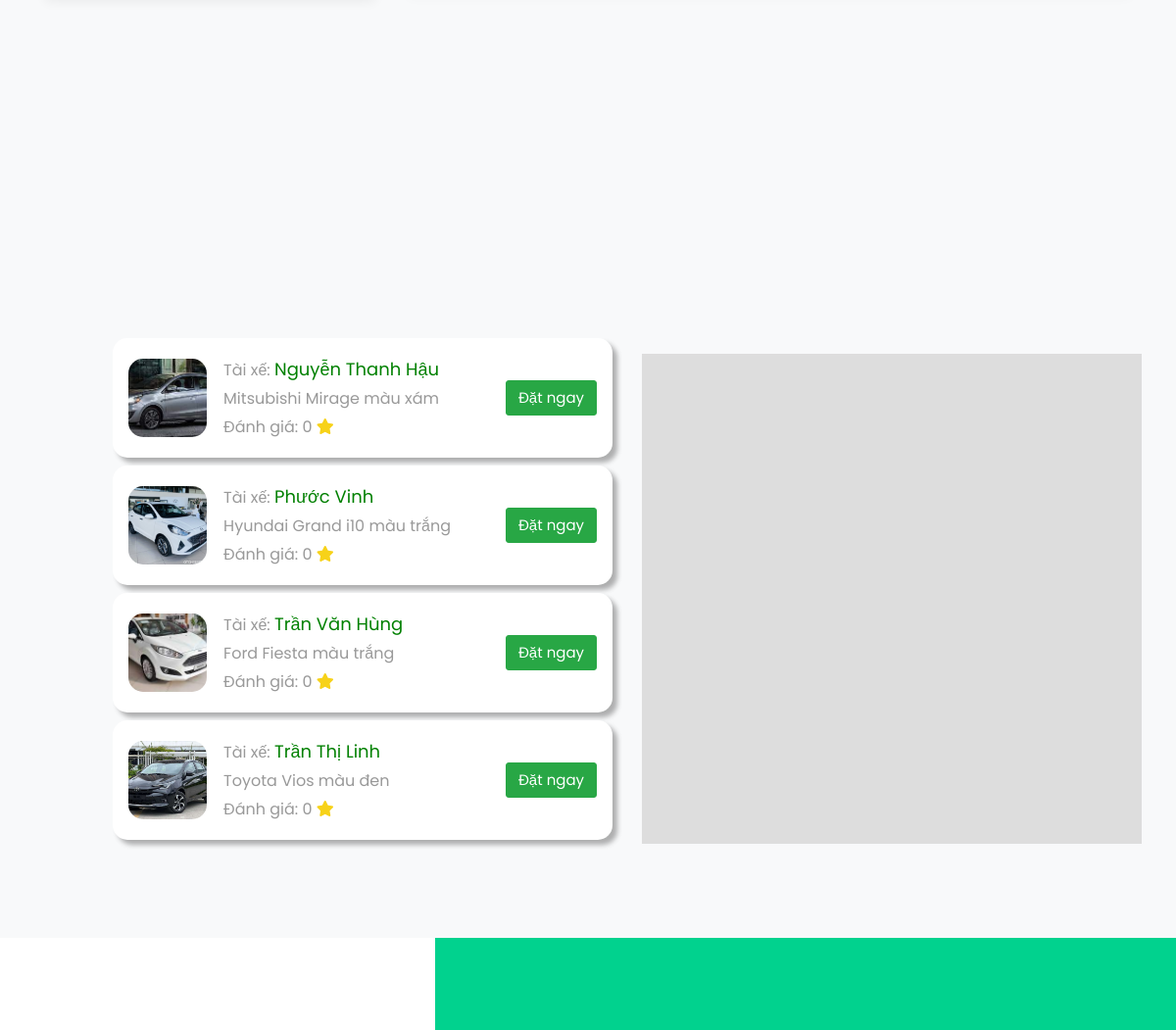
The page /index.php (signed in, middle part) on the database as committed earlier.
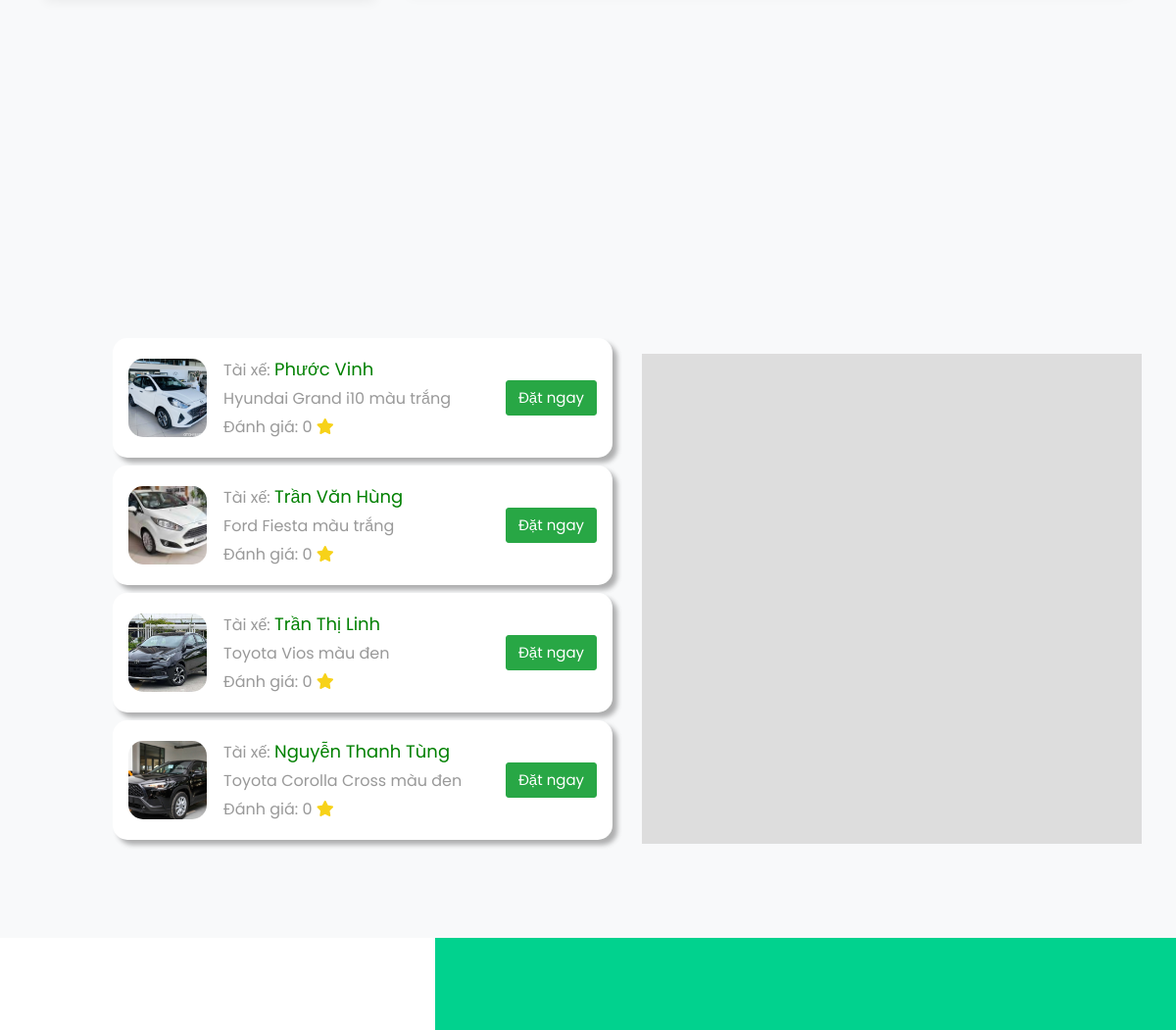
The same page on the database as committed later.
### tables this page shows
CREATE TABLE `taixe` (
  `TX_MA` int(11) NOT NULL,
  `TX_TEN` varchar(30) NOT NULL,
  `TX_BANGLAI` char(3) NOT NULL,
  `TX_SDT` char(10) NOT NULL,
  `TX_USERNAME` varchar(30) NOT NULL,
  `TX_PASSWORD` varchar(100) NOT NULL,
  `TX_GIOITINH` tinyint(1) NOT NULL,
  `TX_HINHANH` char(200) DEFAULT NULL
);

CREATE TABLE `xe` (
  `X_MA` int(11) NOT NULL,
  `LX_MA` int(11) NOT NULL,
  `X_BIENSO` varchar(10) NOT NULL,
  `X_MOTA` text NOT NULL,
  `X_HINHANH` varchar(200) NOT NULL
);

### functions.php (called while the page is built, shortened)
<?php
    function querySqlwithResult($conn, $sql){
        $result = $conn->query($sql);
        return $result;
    }
?>

### index.php (the view, shortened to what this page needs)
<?php
@include('header.php');
?>
     <section class="ftco-section ftco-no-pt bg-light" >
    	<div class="container">
    		<div class="row no-gutters">
  		</div>
    </section>
    <section class="ftco-section ftco-no-pt bg-light">
    	<div class="container">
    		<div class="row justify-content-center">
        </div>
    		<div class="row">
    			<div class="col-12">
					<div class="row">
          <div class="col-6">
              <?php
                $sql = "SELECT tx.tx_ma, tx.tx_ten, x.x_ma, x.x_mota, x.x_hinhanh, t.tt_toadox, t.tt_toadoy
                        FROM trangthai t
                        JOIN phutrach pt on pt.TX_MA = t.TX_MA
                        JOIN xe x on x.X_MA = pt.X_MA
                        JOIN taixe tx on tx.TX_MA = pt.TX_MA
                        WHERE t.TT_TRANGTHAI = 1
                              AND(t.TX_MA, t.TD_date) IN (
                                  SELECT t.TX_MA, MAX(t.TD_date)
                                  FROM trangthai t
                                  GROUP BY t.TX_MA
                              )
                        LIMIT 4;";
                $rs = querySqlwithResult($conn, $sql);
                $xe = $rs->fetch_all(MYSQLI_ASSOC);
                foreach ($xe as $x){
              ?>
							<div class="container p-3 py-3 mt-2" style="border-radius: 15px; background-color:white; box-shadow: 5px 5px 5px rgba(0,0,0,0.3);">
                <div class="card-choose">
                  <div style="width: 5rem; height: 5rem;" >
                    <img src="images/xe/<?php echo $x['x_hinhanh'] ?>" class="fit-image" alt="">
                  </div>
                  <div class="card-choose-content">
                      <span>
                        Tài xế: <span style="color: green; font-size: 18px;"><?php echo $x['tx_ten'] ?></span>
                      </span>
                      <?php echo $x['x_mota'] ?>
                      <span>
                        Đánh giá: 0 <i style="color: #f7d219;" class="fas fa-star"></i>
                      </span>
                  </div>
                  <form action="#datxe" method="post">
                    <button type="submit" class="btn btn-success">Đặt ngay</button>
                  </form>
                </div>
							</div>
              <?php
                }
              ?>
						</div>
						<div class="col-6">
							<div id="map" class="mt-4 map leaflet-container leaflet-touch leaflet-fade-anim leaflet-grab leaflet-touch-drag leaflet-touch-zoom" tabindex="0">
							</div>
						</div>
					</div>
    			</div>
    		</div>
    	</div>
    </section>
    <section class="ftco-section ftco-about">
		</section>
<?php
@include('footer.php');
?>

### header.php (shortened to what this page needs)
<!DOCTYPE html>
<html lang="en">
  <head>
    <link rel="stylesheet" href="css/open-iconic-bootstrap.min.css">
    <link rel="stylesheet" href="css/animate.css">
    <link rel="stylesheet" href="css/owl.carousel.min.css">
    <link rel="stylesheet" href="css/owl.theme.default.min.css">
    <link rel="stylesheet" href="css/magnific-popup.css">
    <link rel="stylesheet" href="css/aos.css">
    <link rel="stylesheet" href="css/ionicons.min.css">
    <link rel="stylesheet" href="css/bootstrap-datepicker.css">
    <link rel="stylesheet" href="css/jquery.timepicker.css">
    <link rel="stylesheet" href="css/flaticon.css">
    <link rel="stylesheet" href="css/icomoon.css">
    <link rel="stylesheet" href="css/style.css">
    <link rel="stylesheet" href="https://cdnjs.cloudflare.com/ajax/libs/font-awesome/6.4.2/css/all.min.css"
 />
    <link rel="stylesheet" href="https://unpkg.com/leaflet@1.9.4/dist/leaflet.css" />
    <link rel="stylesheet" href="https://unpkg.com/leaflet-routing-machine@latest/dist/leaflet-routing-machine.css" />
  </head>
  <body>

### footer.php (shortened to what this page needs)
  </body>
</html>

Rows that differ between the two databases and show on the page:
removed taixe: xe.X_HINHANH (picture), TX_TEN "Nguyễn Thanh Hậu", xe.X_MOTA "Mitsubishi Mirage màu xám"
now on this page (row unchanged): taixe: xe.X_HINHANH (picture), TX_TEN "Nguyễn Thanh Tùng", xe.X_MOTA "Toyota Corolla Cross màu đen"
